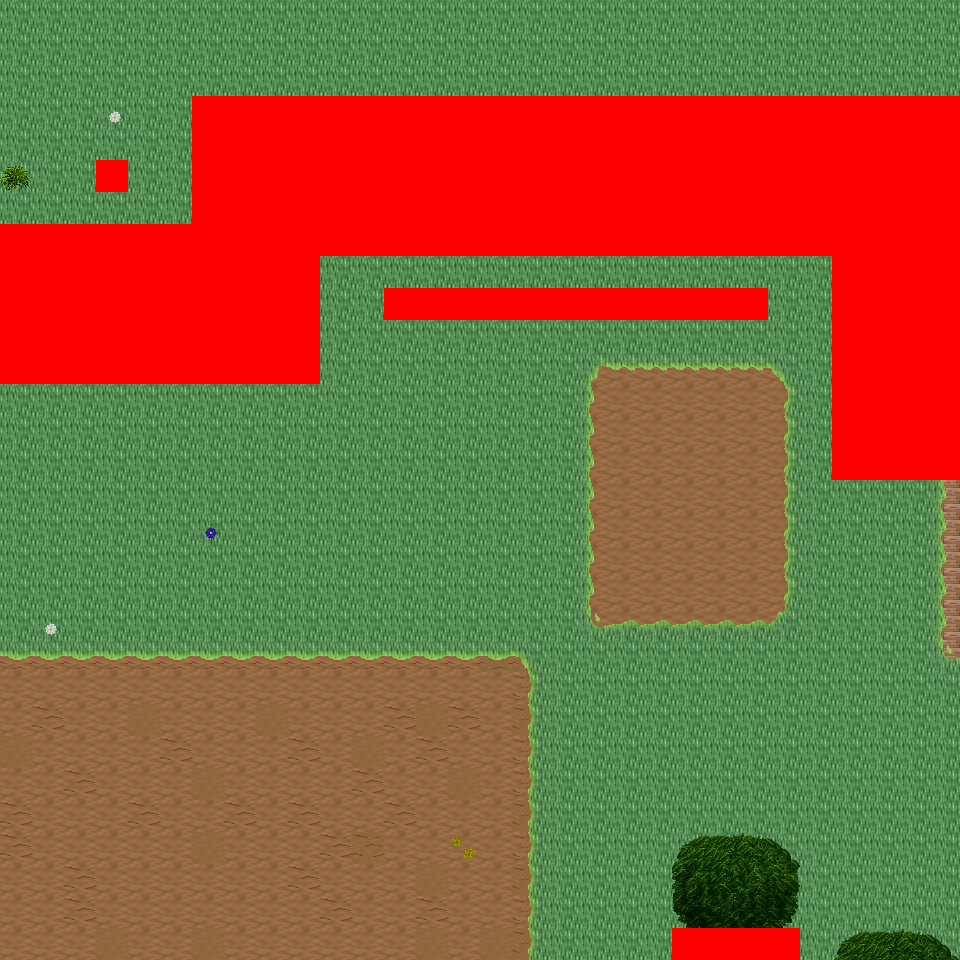

Tiled map render using the project's own tile images. Description and the map definition, with tile-layer contents summarised, below:
An orthogonal 30x30 tile map with 32x32 px tiles, 6 tile layers (Ground, Object, Object2, Above, ...), 46 tilesets and 6 objects (6x mapExit).

<map version="1.0" orientation="orthogonal" renderorder="right-down" width="30" height="30" tilewidth="32" tileheight="32" nextobjectid="7">
  <tileset firstgid="1" name="tileset_logic_collision" tilewidth="32" tileheight="32" tilecount="1" columns="1">
    <image source="../drawable/tileset_logic_collision.png" width="32" height="32" />
  </tileset>
  <tileset firstgid="2" name="tileset_ground_ground" tilewidth="32" tileheight="32" tilecount="33" columns="3">
    <image source="../drawable/tileset_ground_ground.png" width="96" height="352" />
  </tileset>
  <tileset firstgid="35" name="tileset_building_castle" tilewidth="32" tileheight="32" tilecount="320" columns="20">
    <image source="../drawable/tileset_building_castle.png" width="640" height="512" />
  </tileset>
  <tileset firstgid="355" name="tileset_item_weapon_cannon" tilewidth="32" tileheight="32" tilecount="12" columns="3">
    <image source="../drawable/tileset_item_weapon_cannon.png" width="96" height="128" />
  </tileset>
  <tileset firstgid="367" name="tileset_item_pot_barrels_1" tilewidth="32" tileheight="32" tilecount="8" columns="4">
    <image source="../drawable/tileset_item_pot_barrels_1.png" width="128" height="64" />
  </tileset>
  <tileset firstgid="375" name="tileset_plant_tree_tree_darkgreen" tilewidth="32" tileheight="32" tilecount="88" columns="8">
    <image source="../drawable/tileset_plant_tree_tree_darkgreen.png" width="256" height="352" />
  </tileset>
  <tileset firstgid="463" name="tileset_building_decoration_chimney_big" tilewidth="32" tileheight="32" tilecount="2" columns="1">
    <image source="../drawable/tileset_building_decoration_chimney_big.png" width="32" height="64" />
  </tileset>
  <tileset firstgid="465" name="tileset_building_door_door" tilewidth="32" tileheight="32" tilecount="6" columns="3">
    <image source="../drawable/tileset_building_door_door.png" width="96" height="64" />
  </tileset>
  <tileset firstgid="471" name="tileset_building_door_closed" tilewidth="32" tileheight="32" tilecount="1" columns="1">
    <image source="../drawable/tileset_building_door_closed.png" width="32" height="32" />
  </tileset>
  <tileset firstgid="472" name="tileset_building_window_window_centered" tilewidth="32" tileheight="32" tilecount="1" columns="1">
    <image source="../drawable/tileset_building_window_window_centered.png" width="32" height="32" />
  </tileset>
  <tileset firstgid="473" name="tileset_plant_bush_bushes" tilewidth="32" tileheight="32" tilecount="10" columns="5">
    <image source="../drawable/tileset_plant_bush_bushes.png" width="160" height="64" />
  </tileset>
  <tileset firstgid="483" name="tileset_furniture_sink_pale_brown_stone" tilewidth="32" tileheight="32" tilecount="4" columns="2">
    <image source="../drawable/tileset_furniture_sink_pale_brown_stone.png" width="64" height="64" />
  </tileset>
  <tileset firstgid="487" name="tileset_logic_item_sheepfood" tilewidth="32" tileheight="32" tilecount="1" columns="1">
    <image source="../drawable/tileset_logic_item_sheepfood.png" width="32" height="32" />
  </tileset>
  <tileset firstgid="488" name="tileset_logic_creature_sheep" tilewidth="32" tileheight="32" tilecount="1" columns="1">
    <image source="../drawable/tileset_logic_creature_sheep.png" width="32" height="32" />
  </tileset>
  <tileset firstgid="489" name="tileset_ground_grass_edges" tilewidth="32" tileheight="32" tilecount="36" columns="12">
    <image source="../drawable/tileset_ground_grass_edges.png" width="384" height="96" />
  </tileset>
  <tileset firstgid="525" name="tileset_ground_grass_corners" tilewidth="32" tileheight="32" tilecount="24" columns="6">
    <image source="../drawable/tileset_ground_grass_corners.png" width="192" height="128" />
  </tileset>
  <tileset firstgid="549" name="tileset_building_decoration_chimney" tilewidth="32" tileheight="32" tilecount="2" columns="1">
    <image source="../drawable/tileset_building_decoration_chimney.png" width="32" height="64" />
  </tileset>
  <tileset firstgid="551" name="tileset_plant_tree_taller_trees" tilewidth="32" tileheight="32" tilecount="32" columns="8">
    <image source="../drawable/tileset_plant_tree_taller_trees.png" width="256" height="128" />
  </tileset>
  <tileset firstgid="583" name="tileset_plant_vine" tilewidth="32" tileheight="32" tilecount="3" columns="1">
    <image source="../drawable/tileset_plant_vine.png" width="32" height="96" />
  </tileset>
  <tileset firstgid="586" name="tileset_logic_item_fruits" tilewidth="32" tileheight="32" tilecount="16" columns="8">
    <image source="../drawable/tileset_logic_item_fruits.png" width="256" height="64" />
  </tileset>
  <tileset firstgid="602" name="tileset_logic_item_vegetable" tilewidth="32" tileheight="32" tilecount="16" columns="8">
    <image source="../drawable/tileset_logic_item_vegetable.png" width="256" height="64" />
  </tileset>
  <tileset firstgid="618" name="tileset_building_fence_fence_chunky" tilewidth="32" tileheight="32" tilecount="21" columns="3">
    <image source="../drawable/tileset_building_fence_fence_chunky.png" width="96" height="224" />
  </tileset>
  <tileset firstgid="639" name="tileset_furniture_light_lamp_blue" tilewidth="32" tileheight="32" tilecount="3" columns="1">
    <image source="../drawable/tileset_furniture_light_lamp_blue.png" width="32" height="96" />
  </tileset>
  <tileset firstgid="642" name="tileset_light_dim_light_7x5" tilewidth="32" tileheight="32" tilecount="35" columns="7">
    <image source="../drawable/tileset_light_dim_light_7x5.png" width="224" height="160" />
  </tileset>
  <tileset firstgid="677" name="tileset_logic_protection" tilewidth="32" tileheight="32" tilecount="2" columns="2">
    <image source="../drawable/tileset_logic_protection.png" width="64" height="32" />
  </tileset>
  <tileset firstgid="679" name="tileset_logic_item_resources" tilewidth="32" tileheight="32" tilecount="6" columns="6">
    <image source="../drawable/tileset_logic_item_resources.png" width="192" height="32" />
  </tileset>
  <tileset firstgid="685" name="tileset_logic_item_mushroom" tilewidth="32" tileheight="32" tilecount="6" columns="6">
    <image source="../drawable/tileset_logic_item_mushroom.png" width="192" height="32" />
  </tileset>
  <tileset firstgid="691" name="tileset_plant_flower_daisy_blue" tilewidth="32" tileheight="32" tilecount="8" columns="2">
    <image source="../drawable/tileset_plant_flower_daisy_blue.png" width="64" height="128" />
  </tileset>
  <tileset firstgid="699" name="tileset_plant_flower_daisy_red" tilewidth="32" tileheight="32" tilecount="8" columns="2">
    <image source="../drawable/tileset_plant_flower_daisy_red.png" width="64" height="128" />
  </tileset>
  <tileset firstgid="707" name="tileset_plant_flower_daisy_white" tilewidth="32" tileheight="32" tilecount="8" columns="2">
    <image source="../drawable/tileset_plant_flower_daisy_white.png" width="64" height="128" />
  </tileset>
  <tileset firstgid="715" name="tileset_plant_flower_daisy_yellow" tilewidth="32" tileheight="32" tilecount="8" columns="2">
    <image source="../drawable/tileset_plant_flower_daisy_yellow.png" width="64" height="128" />
  </tileset>
  <tileset firstgid="723" name="tileset_logic_creature_animal" tilewidth="32" tileheight="32" tilecount="32" columns="8">
    <image source="../drawable/tileset_logic_creature_animal.png" width="256" height="128" />
  </tileset>
  <tileset firstgid="755" name="tileset_logic_creature_rodent" tilewidth="32" tileheight="32" tilecount="8" columns="8">
    <image source="../drawable/tileset_logic_creature_rodent.png" width="256" height="32" />
  </tileset>
  <tileset firstgid="763" name="tileset_item_hen_nest" tilewidth="32" tileheight="32" tilecount="1" columns="1">
    <image source="../drawable/tileset_item_hen_nest.png" width="32" height="32" />
  </tileset>
  <tileset firstgid="764" name="tileset_logic_item_dairy" tilewidth="32" tileheight="32" tilecount="1" columns="1">
    <image source="../drawable/tileset_logic_item_dairy.png" width="32" height="32" />
  </tileset>
  <tileset firstgid="765" name="tileset_plant_flower_red_blue_clusters" tilewidth="32" tileheight="32" tilecount="4" columns="1">
    <image source="../drawable/tileset_plant_flower_red_blue_clusters.png" width="32" height="128" />
  </tileset>
  <tileset firstgid="769" name="tileset_plant_flower_pointed_yellow" tilewidth="32" tileheight="32" tilecount="2" columns="2">
    <image source="../drawable/tileset_plant_flower_pointed_yellow.png" width="64" height="32" />
  </tileset>
  <tileset firstgid="771" name="tileset_building_decoration_banner" tilewidth="32" tileheight="32" tilecount="12" columns="1">
    <image source="../drawable/tileset_building_decoration_banner.png" width="32" height="384" />
  </tileset>
  <tileset firstgid="783" name="tileset_logic_creature_fowl" tilewidth="32" tileheight="32" tilecount="6" columns="6">
    <image source="../drawable/tileset_logic_creature_fowl.png" width="192" height="32" />
  </tileset>
  <tileset firstgid="789" name="tileset_logic_portal" tilewidth="32" tileheight="32" tilecount="24" columns="8">
    <image source="../drawable/tileset_logic_portal.png" width="256" height="96" />
  </tileset>
  <tileset firstgid="813" name="tileset_building_cottage" tilewidth="32" tileheight="32" tilecount="256" columns="16">
    <image source="../drawable/tileset_building_cottage.png" width="512" height="512" />
  </tileset>
  <tileset firstgid="1069" name="tileset_building_roof_thatched_roof" tilewidth="32" tileheight="32" tilecount="256" columns="16">
    <image source="../drawable/tileset_building_roof_thatched_roof.png" width="512" height="512" />
  </tileset>
  <tileset firstgid="1325" name="tileset_building_door_doors" tilewidth="32" tileheight="32" tilecount="256" columns="16">
    <image source="../drawable/tileset_building_door_doors.png" width="512" height="512" />
  </tileset>
  <tileset firstgid="1581" name="tileset_building_window_windows" tilewidth="32" tileheight="32" tilecount="256" columns="16">
    <image source="../drawable/tileset_building_window_windows.png" width="512" height="512" />
  </tileset>
  <tileset firstgid="1837" name="tileset_ground_ground_3" tilewidth="32" tileheight="32" tilecount="5" columns="5">
    <image source="../drawable/tileset_ground_ground_3.png" width="160" height="32" />
  </tileset>
  <tileset firstgid="1842" name="tileset_plant_bush_leafy" tilewidth="32" tileheight="32" tilecount="48" columns="8">
    <image source="../drawable/tileset_plant_bush_leafy.png" width="256" height="192" />
  </tileset>
  <layer name="Ground" width="30" height="30">
    <data>[900 cells, 900 non-empty, 11 distinct tile ids]</data>
  </layer>
  <layer name="Object" width="30" height="30">
    <data>[900 cells, 192 non-empty, 43 distinct tile ids]</data>
  </layer>
  <layer name="Object2" width="30" height="30">
    <data>[900 cells, 8 non-empty, 8 distinct tile ids]</data>
  </layer>
  <layer name="Above" width="30" height="30">
    <data>[900 cells, 16 non-empty, 12 distinct tile ids]</data>
  </layer>
  <layer name="Above2" width="30" height="30">
    <data>[900 cells, 0 non-empty, 0 distinct tile ids]</data>
  </layer>
  <layer name="Walkable" width="30" height="30">
    <data>[900 cells, 211 non-empty, 1 distinct tile ids]</data>
  </layer>
  <objectgroup name="MapEvents">
    <object id="1" name="south" type="mapExit" x="0" y="928" width="672" height="32">
      <properties>
        <property name="map" value="level_0_x2_y43" />
        <property name="x" value="0" />
        <property name="y" value="1" />
      </properties>
    </object>
    <object id="2" name="south2" type="mapExit" x="800" y="928" width="160" height="32">
      <properties>
        <property name="map" value="level_0_x2_y43" />
        <property name="x" value="25" />
        <property name="y" value="1" />
      </properties>
    </object>
    <object id="3" name="west" type="mapExit" x="0" y="0" width="32" height="224">
      <properties>
        <property name="map" value="level_0_x1_y42" />
        <property name="x" value="28" />
        <property name="y" value="0" />
      </properties>
    </object>
    <object id="4" name="west2" type="mapExit" x="0" y="384" width="32" height="576">
      <properties>
        <property name="map" value="level_0_x1_y42" />
        <property name="x" value="28" />
        <property name="y" value="12" />
      </properties>
    </object>
    <object id="5" name="east" type="mapExit" x="928" y="0" width="32" height="96">
      <properties>
        <property name="map" value="level_0_x3_y42" />
        <property name="x" value="1" />
        <property name="y" value="0" />
      </properties>
    </object>
    <object id="6" name="east2" type="mapExit" x="928" y="480" width="32" height="480">
      <properties>
        <property name="map" value="level_0_x3_y42" />
        <property name="x" value="1" />
        <property name="y" value="15" />
      </properties>
    </object>
  </objectgroup>
</map>
